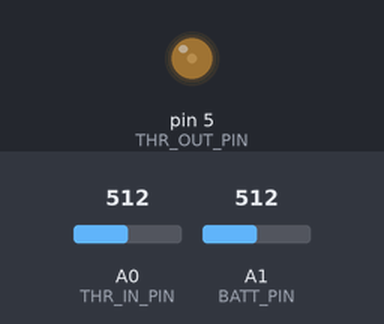
Simulated run of this sketch. Board: Arduino Uno, built with avr-gcc and run on an emulated ATmega328P. Parts: output pins drawn as LEDs (lit = HIGH). The inputs (shaded band) are chosen by the test bench; at power-on: A0 (THR_IN_PIN) = 512, A1 (BATT_PIN) = 512.

Above: at 1.2 s.
1.3 s: A0 (THR_IN_PIN) set to 306
At 1.46 s:
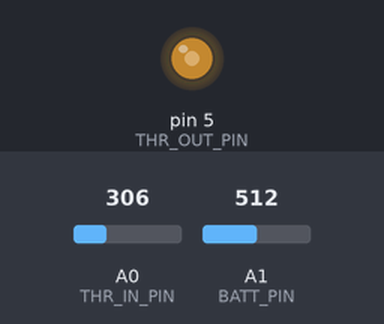
At 3.5 s:
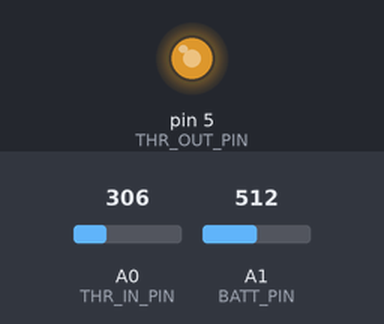
Timing chart, 0 to 5.0 s (numbered marks = the images above; inputs shaded):
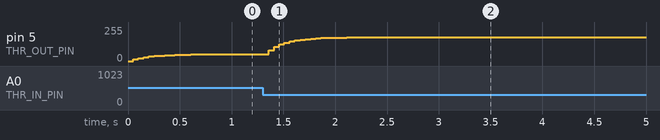

The sketch:

throttlePrint.ino
```cpp
//Pins
#define THR_IN_PIN 0 //A0
#define THR_OUT_PIN 5 //D5
#define BATT_PIN 1 //A1
#define VOLT_ARDUINO 5 //arduino 5V or 3.3V


//Throttle constants. Input constants should be less range than the sensor values, so they get coerced to the same range always, with some deadband.
//The output constants should be larger range than the cycle expects to achieve full range.
//Most important, do not raise thrOutMin too high, or the motor will always run.
#define thrInMin  46
#define thrInMax  35
#define thrOutMin 20
#define thrOutMax 70

float prevThrOut = 0;

int adjustThr(float rawVal)
{
  //Map input to output (negative slope)
  float slope = (thrOutMin - thrOutMax) / (thrInMin - thrInMax);
  float outVal =  slope*(rawVal - thrInMax) + thrOutMax;
  if (outVal < thrOutMin)  //no use sending out signals lower than minThrottle
    return thrOutMin;
  else if (outVal > thrOutMax) //overflow of expected max speed command will stop the motor.
    return thrOutMax;
  else
  return outVal;
  return -1;
}

float calcVoltage(float v)
{
  //multiplier = 21.2 (Calibated)
  return v*21.20*VOLT_ARDUINO/1023.0;
}

void setup()
{
  Serial.begin(9600);

}

void loop()
{

  float thrHallPer= analogRead(THR_IN_PIN) * (100.0 / 1023.0);
  float battVoltage = calcVoltage(analogRead(BATT_PIN)) ;


  int scaledThrottlePer = adjustThr(thrHallPer);

  analogWrite(THR_OUT_PIN,(prevThrOut*2.55));
  prevThrOut = 0.75*prevThrOut + 0.25*scaledThrottlePer;
  delay(50);

}
```

Measured:
- after the input at 1.3 s, pin 5 (THR_OUT_PIN): moves from 50/255 to 178/255 over 0.96 s, starting after 0.06 s
